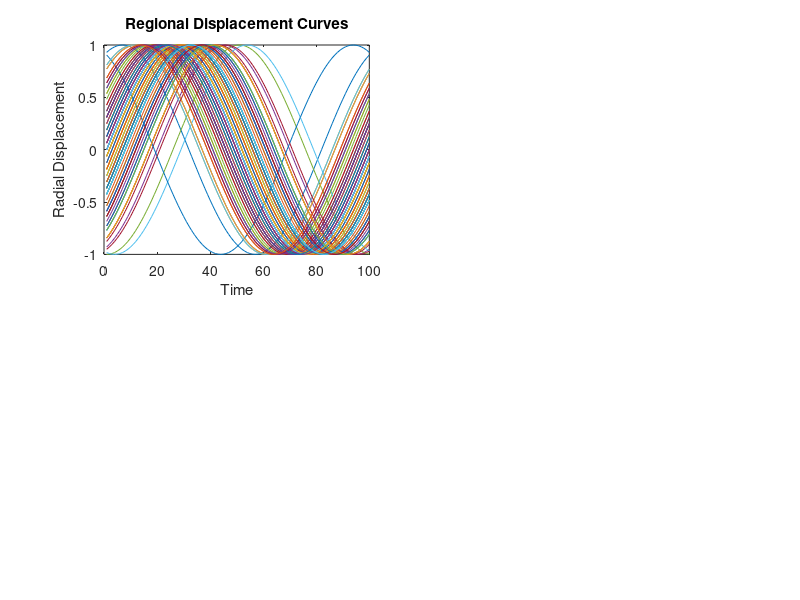

Source code (MATLAB): (Note: this script raises an error after producing the figure.)
% example - An example of how to use the RegionalDyssynchrony class to
% compute regional delay times
%
% Copyright (c) 2012, Jonathan Suever

% Create some regional delay curves that are shifted verions of a sinusoid
nCurves = 100;
shifts = round(randn(nCurves, 1) * 10);

% "True" reference curve
curve = sin(linspace(0, 2*pi, 101));
curve(end) = [];

% Create all of the shifted curves
curves = repmat(curve, [nCurves, 1]);
for k = 1:numel(shifts)
    curves(k,:) = circshift(curve, [0 -shifts(k)]);
end

% Now plot all of the regional displacement curves
figure('Position', [100 100 1423 977]);
subplot(2,2,1);
plot(curves');
title('Regional Displacement Curves');
xlabel('Time')
ylabel('Radial Displacement');

% Construct the RegionalDyssynchrony object
obj = RegionalDyssynchrony(curves);

% Set the threshhold for QTClustering (default value is 0.3265)
obj.ClusteringThreshold = 0.3265;

[delays, correlations] = obj.computeRegionalDelays();

% Look at the cluster sizes
subplot(2,2,2)
bar(obj.ClusterSizes);
xlabel('Cluster Index')
ylabel('Number in Cluster');
title('Cluster Sizes')

% Now we can look at the reference curve
subplot(2,2,3);
plot(obj.ReferenceCurve)
title('Reference Curve')
xlabel('Time')
ylabel('Radial Displacement');

% Now we can compare the delays that we got with the shifts that we
% prescribed
subplot(2,2,4)
plot(delays)
hold on
plot(shifts / nCurves, 'r')
title('Results')
xlabel('Samples')
ylabel('Delay Time (%)')
legend({'Computed Delays', 'Prescribed Delays'})

% The differences here are expected since the reference curve isn't exactly
% equal to our input curve with zero shift since some filtering is applied
% and QT Clustering is used.
